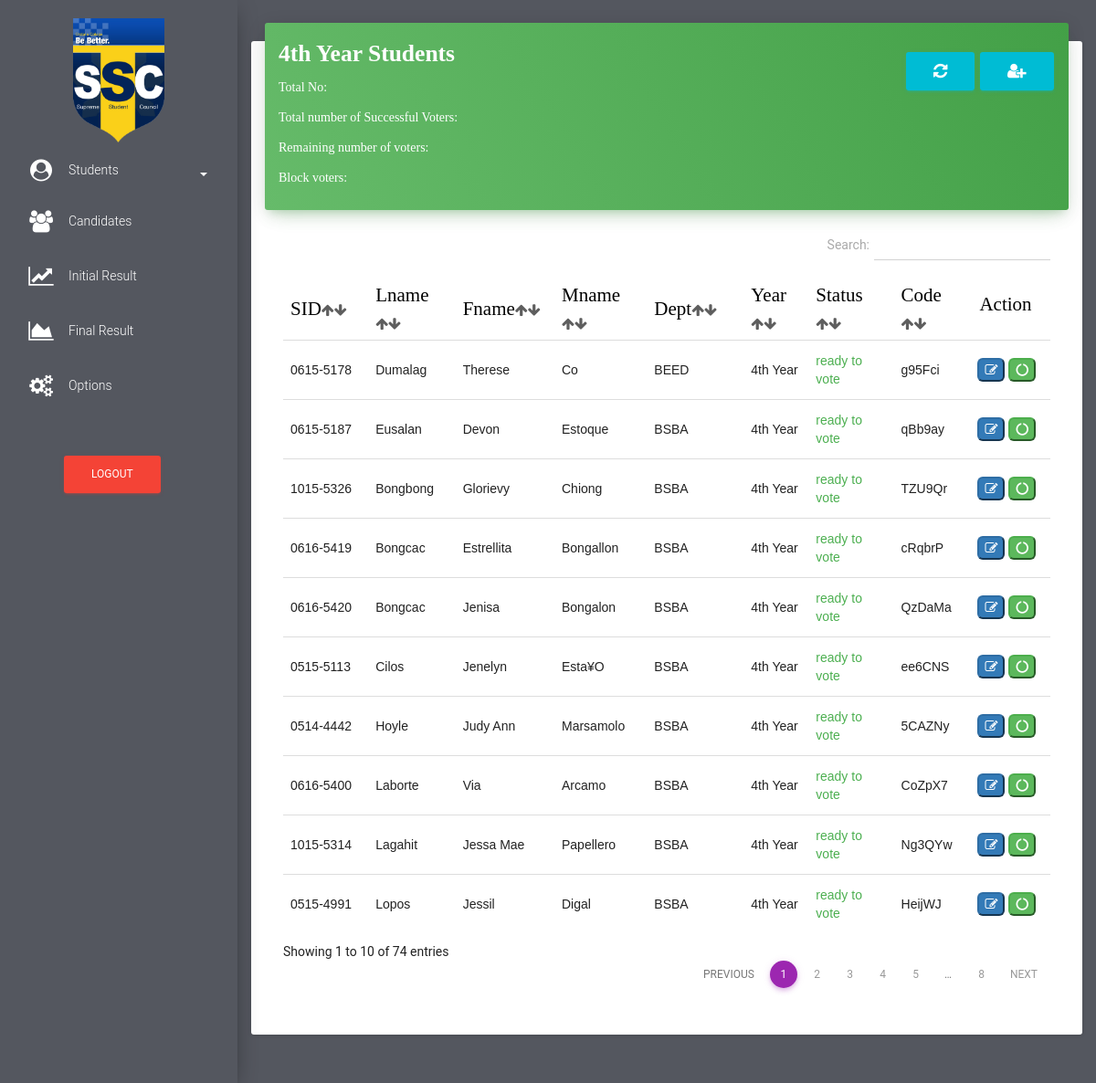
The page /4thyear/students_4th_year.php (signed in) on the database its author committed.
### tables this page shows
CREATE TABLE `students` (
  `id` int(255) NOT NULL,
  `stud_id` varchar(11) NOT NULL,
  `stud_lastname` varchar(255) NOT NULL,
  `stud_firstname` varchar(255) NOT NULL,
  `stud_middlename` varchar(500) NOT NULL,
  `stud_department` varchar(255) NOT NULL,
  `stud_year` varchar(255) NOT NULL,
  `code_to_vote` varchar(255) NOT NULL,
  `stud_status` varchar(100) NOT NULL,
  `voting_status` varchar(255) NOT NULL,
  `stud_block_status` varchar(255) NOT NULL
);

### 4thyear/students_4th_year.php (the view, shortened to what this page needs)
<!DOCTYPE html>
<html lang="en">
<head>
    <link href="../assets/css/bootstrap.min.css" rel="stylesheet" />
    <link href="../assets/css/material-dashboard.css?v=1.2.0" rel="stylesheet" />
    <link href="../font-awesome/css/font-awesome.css" rel="stylesheet">
    <link href="../assets/css/datatables.min.css" rel="stylesheet">
</head>
<body>
    <div class="wrapper" style="background-color: #54575F">
        <div class="sidebar">
           <div class="sidebar-wrapper">
                 <ul class="nav">
                    <center>
                       <img src="../img/favicon.png" width="100px" height="100%" class="" alt="Ce-C Palaro 2019">
                    </center>
                    <li>
                        <a href="#pagepeople" data-toggle="collapse" aria-expanded="false" class="dropdown-toggle"><i class="fa fa-user-circle" style="color: white;margin-top: -5px"></i> <span style="color:white">Students</span><b class="caret" style="margin-left: 5%;color:white"></b></a>
                    </li>
                    <li>
                        <a href="../candidates.php">
                            <i class="fa fa-users" style="color: white"></i>
                            <p style="color: white">Candidates</p>
                        </a>
                    </li>
                    <li>
                        <a href="../initial_result.php">
                            <i class="fa fa-line-chart" style="color: white"></i>
                            <p style="color: white">Initial Result</p>
                        </a>
                    </li>
                    <li>
                        <a href="../final_result.php">
                            <i class="fa fa-area-chart" style="color: white"></i>
                            <p style="color: white">Final Result</p>
                        </a>
                    </li>
                    <li>
                        <a href="../my_account.php">
                            <i class="fa fa-cogs" style="color: white"></i>
                            <p style="color: white">Options</p>
                        </a>
                    </li>
                     <li>
                        <br>
                        <br>
                        <form method="post">
                                    <button class = "btn btn-danger" type='button' data-toggle="modal" data-target="#exampleModal20000" style="margin-left: 70px">Logout</button>
                        </form>
                    </li>
                </ul>
            </div>
        </div>
        <div class="main-panel">
            <nav class="navbar navbar-transparent navbar-absolute">
            </nav>
            <div class="content">
                <div class="container-fluid">
                    <div class="row">
                        <div class="col" style="margin-top: -80px">
                            <div class="card">
                                <div class="card-header" data-background-color="green">
                                    <form method="POST">
                                        <h3 class="title" style="font-family: Fjalla One"><b>4th Year Students</b><button class = "btn btn-info text-info" type='button' data-toggle="modal" data-target="#1styear-add-student" style="float: right;margin-left: 5px;margin-top: 17px;" ><i class="fa fa-user-plus fa-10x"></i></button><a href="students_4th_year.php" class = "btn btn-info text-info" type='button' style="float: right;margin-top: 17px;" ><i class="fa fa-refresh fa-10x"></i></a></h3>
                                    </form>
                                    <div class="col">
                                        <p style="color: white;font-family: consolas">Total No: <b><a href="list_of_total_voters_4thyear.php"><text id="total4thyear" style="color:yellow;font-size: 20px">
                                              </text></a></b></p>
                                    </div>
                                    <div class="col">
                                        <p style="color: white;font-family: consolas">Total number of Successful Voters: <b><a href="list_of_finish_voters_4thyear.php"><text id="successfulVoters4thyear" style="color:yellow;font-size: 20px">
                                              </text></a></b></p>
                                    </div>
                                    <div class="col">
                                        <p style="color: white;font-family: consolas">Remaining number of voters: <b><a href="list_of_remaining_voters_4thyear.php"><text id="remainingVoters4thyear" style="color:yellow;font-size: 20px">
                                              </text></a></b></p>
                                    </div>
                                    <div class="col">
                                        <p style="color: white;font-family: consolas">Block voters: <b><a href="list_of_block_voters_4thyear.php"><text id="blockvoters4thyear" style="color:yellow;font-size: 20px">
                                              </text></a></b></p>
                                    </div>
                                </div>
                                <div class="card-content table-responsive">
                                    <table class="table table-condensed table-sm" id="dtTable">
                                        <thead style="font-weight: bold;color: black;font-size: 150%;font-family: Fjalla One">
                                            <th>SID<i class="fa fa-arrow-up" style="font-size: 15px;color: #5E5E5E"><i class="fa fa-arrow-down"></i></i></th>
                                            <th>Lname<i class="fa fa-arrow-up" style="font-size: 15px;color: #5E5E5E"><i class="fa fa-arrow-down"></i></i></th>
                                            <th>Fname<i class="fa fa-arrow-up" style="font-size: 15px;color: #5E5E5E"><i class="fa fa-arrow-down"></i></i></th>
                                            <th>Mname<i class="fa fa-arrow-up" style="font-size: 15px;color: #5E5E5E"><i class="fa fa-arrow-down"></i></i></th>
                                            <th>Dept<i class="fa fa-arrow-up" style="font-size: 15px;color: #5E5E5E"><i class="fa fa-arrow-down"></i></i></th>
                                            <th>Year<i class="fa fa-arrow-up" style="font-size: 15px;color: #5E5E5E"><i class="fa fa-arrow-down"></i></i></th>
                                            <th>Status <i class="fa fa-arrow-up" style="font-size: 15px;color: #5E5E5E"><i class="fa fa-arrow-down"></i></i></th>
                                            <th>Code<i class="fa fa-arrow-up" style="font-size: 15px;color: #5E5E5E"><i class="fa fa-arrow-down"></i></i></th>
                                            <th><p style="margin-left: 2px">Action</p></th>
                                        </thead>
                                        <tbody style="font-family: arial">
                <?php
                        $link = mysqli_connect("localhost","root","19976112","election");
                        $sql = mysqli_query($link,"SELECT * FROM students where stud_year = '4th Year' ORDER BY stud_department,stud_lastname ASC");
                        for($a = 0 ; $a < $num_rows = mysqli_fetch_array($sql) ; $a++ )
                        {
                            $stud_idd = $num_rows['stud_id'];
                            $stud_fname = $num_rows['stud_firstname'];
                            $stud_lname = $num_rows['stud_lastname'];
                            $middle_initial = $num_rows['stud_middlename'];
                            $dept = $num_rows['stud_department'];
                            $stud_year = $num_rows['stud_year'];
                            $code_no = $num_rows['code_to_vote'];
                            $v_status = $num_rows['voting_status'];
                            $block_status = $num_rows['stud_block_status'];
                            ?>
                            <tr>
                                <td><?=$stud_idd;?></td>
                                <td ><?=$stud_lname;?></td>
                                <td><?=$stud_fname;?></td>
                                <td><?=$middle_initial;?></td>
                                <td><?=$dept;?></td>
                                <td><?=$stud_year;?></td>
                                <td>
                                    <?php
                                        if($v_status == 'ready to vote')
                                         {
                                    ?>
                                        <span class="text-success"><?=$v_status;?></span>
                                    <?php }
                                        ?>
                                </td>
                                <td><?=$code_no;?></td>
                                <td>
                                    <?php
                                          if ($v_status == 'finished voting')
                                          {
                                    ?>
                                        <button type='button' class='btn-danger editbtn' data-toggle='modal' data-target='' style='cursor:pointer;color:black;border-radius:6px;color:;' class='btn-primary'><i class='fa fa-pencil-square-o' style='color:white'></i>
                                    </button>
                                    <?php } else if (($v_status == 'ready to vote') && ($block_status == 'unblock'))
                                            {
                                    ?>
                                        <button type='button' class='btn-primary editbtn' data-toggle='modal' data-target='#update_student_grade11' style='cursor:pointer;color:black;border-radius:6px;color:;' class='btn-primary'><i class='fa fa-pencil-square-o' style='color:white'></i>
                                    </button>
                                    <?php }  else if (($v_status == 'unable to vote') && ($block_status == 'block'))
                                            {
                                    ?>
                                        <button type='button' class='btn-danger editbtn' data-toggle='modal' data-target='' style='cursor:pointer;color:black;border-radius:6px;color:;' class='btn-primary'><i class='fa fa-pencil-square-o' style='color:white'></i>
                                    </button>
                                    <?php } ?>
                                    <?php
                                        if($block_status == 'block')
                                            {
                                    ?>
                                            <button type='button' class='btn-danger unblockbtn' data-toggle='modal' data-target='#unblockStudent' style='cursor:pointer;color:black;border-radius:6px;'><i class='fa fa-ban' style='color:white;'></i></button>
                                    <?php
                                            }
                                            else if($block_status=='unblock')
                                            {
                                    ?>
                                            <button type='button' class='btn-success blockbtn' data-toggle='modal' data-target='#blockStudent' style='cursor:pointer;color:black;border-radius:6px;'><i class='fa fa-circle-o-notch' style="color: white"></i></button>
                                    <?php
                                            }
                                            else if ($block_status == 'none')
                                            {
                                    ?>
                                             <button type='button' class='btn-success disabled' data-toggle='modal' style='cursor:pointer;color:black;border-radius:6px;'><i class='fa fa-check' style="color: white"></i ></button>
                                      <?php } ?>
                                </td>
                            </tr>
                      <?php  } ?>
                                        </tbody>
                                    </table>
                                </div>
                            </div>
                        </div>
                    </div>
                </div>
            </div>
        </div>
    </div>
</body>
</html>

### rows shown on the page
students: stud "0615-5178", stud_lastname "Dumalag", stud_firstname "Therese", stud_middlename "Co", stud_department "BEED", stud_year "4th Year", voting_status "ready to vote", code_to_vote "g95Fci", stud_block_status "unblock" (drawn)
students: stud "1015-5326", stud_lastname "Bongbong", stud_firstname "Glorievy", stud_middlename "Chiong", stud_department "BSBA", stud_year "4th Year", voting_status "ready to vote", code_to_vote "TZU9Qr", stud_block_status "unblock" (drawn)
students: stud "0616-5419", stud_lastname "Bongcac", stud_firstname "Estrellita", stud_middlename "Bongallon", stud_department "BSBA", stud_year "4th Year", voting_status "ready to vote", code_to_vote "cRqbrP", stud_block_status "unblock" (drawn)
students: stud "0616-5420", stud_lastname "Bongcac", stud_firstname "Jenisa", stud_middlename "Bongalon", stud_department "BSBA", stud_year "4th Year", voting_status "ready to vote", code_to_vote "QzDaMa", stud_block_status "unblock" (drawn)
students: stud "0515-5113", stud_lastname "Cilos", stud_firstname "Jenelyn", stud_middlename "Esta¥O", stud_department "BSBA", stud_year "4th Year", voting_status "ready to vote", code_to_vote "ee6CNS", stud_block_status "unblock" (drawn)
students: stud "0615-5187", stud_lastname "Eusalan", stud_firstname "Devon", stud_middlename "Estoque", stud_department "BSBA", stud_year "4th Year", voting_status "ready to vote", code_to_vote "qBb9ay", stud_block_status "unblock" (drawn)
students: stud "0514-4442", stud_lastname "Hoyle", stud_firstname "Judy Ann", stud_middlename "Marsamolo", stud_department "BSBA", stud_year "4th Year", voting_status "ready to vote", code_to_vote "5CAZNy", stud_block_status "unblock" (drawn)
students: stud "0616-5400", stud_lastname "Laborte", stud_firstname "Via", stud_middlename "Arcamo", stud_department "BSBA", stud_year "4th Year", voting_status "ready to vote", code_to_vote "CoZpX7", stud_block_status "unblock" (drawn)
students: stud "1015-5314", stud_lastname "Lagahit", stud_firstname "Jessa Mae", stud_middlename "Papellero", stud_department "BSBA", stud_year "4th Year", voting_status "ready to vote", code_to_vote "Ng3QYw", stud_block_status "unblock" (drawn)
students: stud "0515-4991", stud_lastname "Lopos", stud_firstname "Jessil", stud_middlename "Digal", stud_department "BSBA", stud_year "4th Year", voting_status "ready to vote", code_to_vote "HeijWJ", stud_block_status "unblock" (drawn)
